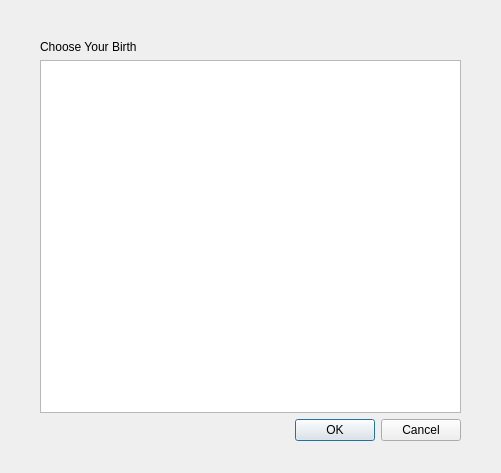
<?xml version="1.0" encoding="UTF-8"?>
<ui version="4.0">
 <class>ChooseBirth</class>
 <widget class="QDialog" name="ChooseBirth">
  <property name="geometry">
   <rect>
    <x>0</x>
    <y>0</y>
    <width>501</width>
    <height>473</height>
   </rect>
  </property>
  <property name="windowTitle">
   <string>Dialog</string>
  </property>
  <widget class="QWidget" name="">
   <property name="geometry">
    <rect>
     <x>40</x>
     <y>40</y>
     <width>421</width>
     <height>401</height>
    </rect>
   </property>
   <layout class="QVBoxLayout" name="verticalLayout">
    <item>
     <widget class="QLabel" name="label">
      <property name="text">
       <string>Choose Your Birth</string>
      </property>
     </widget>
    </item>
    <item>
     <widget class="QGraphicsView" name="graphicsView"/>
    </item>
    <item>
     <widget class="QDialogButtonBox" name="buttonBox">
      <property name="orientation">
       <enum>Qt::Horizontal</enum>
      </property>
      <property name="standardButtons">
       <set>QDialogButtonBox::Cancel|QDialogButtonBox::Ok</set>
      </property>
     </widget>
    </item>
   </layout>
  </widget>
 </widget>
 <resources/>
 <connections>
  <connection>
   <sender>buttonBox</sender>
   <signal>accepted()</signal>
   <receiver>ChooseBirth</receiver>
   <slot>accept()</slot>
   <hints>
    <hint type="sourcelabel">
     <x>248</x>
     <y>254</y>
    </hint>
    <hint type="destinationlabel">
     <x>157</x>
     <y>274</y>
    </hint>
   </hints>
  </connection>
  <connection>
   <sender>buttonBox</sender>
   <signal>rejected()</signal>
   <receiver>ChooseBirth</receiver>
   <slot>reject()</slot>
   <hints>
    <hint type="sourcelabel">
     <x>316</x>
     <y>260</y>
    </hint>
    <hint type="destinationlabel">
     <x>286</x>
     <y>274</y>
    </hint>
   </hints>
  </connection>
 </connections>
</ui>
